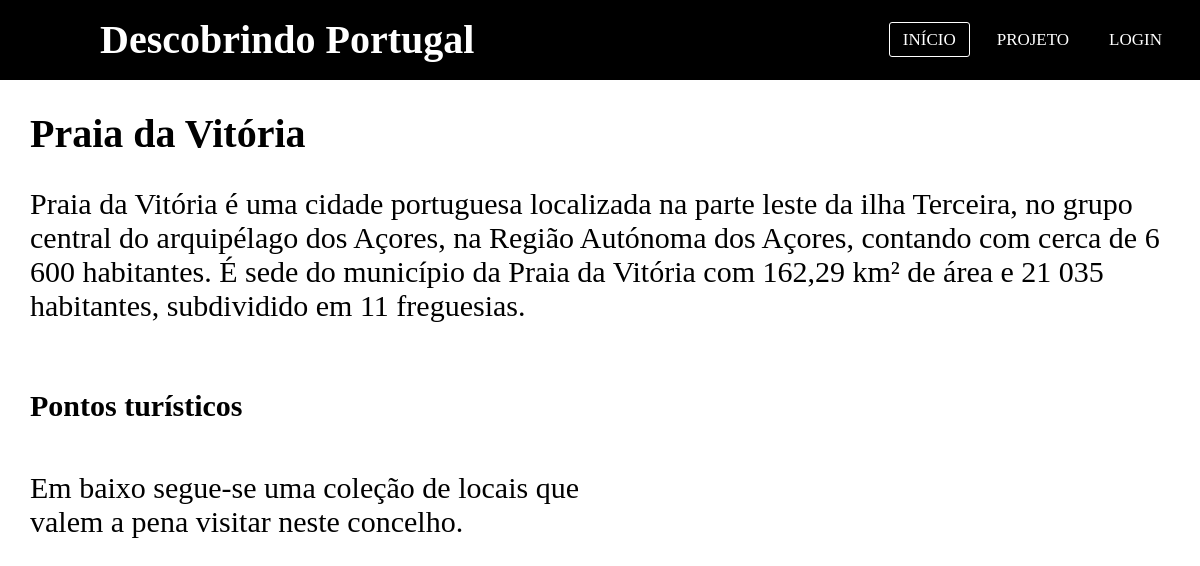
The page /distritos/acores/praia.php on the database its author committed.
### tables this page shows
CREATE TABLE `concelhos` (
  `id` int(11) NOT NULL,
  `distrito` varchar(50) NOT NULL,
  `concelho` varchar(50) NOT NULL,
  `descricao` text NOT NULL,
  `imagem` text NOT NULL,
  `modificado` timestamp NULL DEFAULT NULL
);

### distritos/acores/praia.php (the view, shortened to what this page needs)
<?php
require '../../cms/db_concelhos.php';
?>
<!DOCTYPE html>
<html>
<head>
    <link rel="stylesheet" href="../../includes/style.css">
    <link rel="stylesheet" href="../../includes/concelhos.css">
    <link rel="stylesheet" href="../locais.css">
</head>
<body>
  <?php include_once('../header4.php'); ?>
  <?php
  $rec = mysqli_query($db, "SELECT * FROM concelhos WHERE concelho='Praia da Vitória'");
  $record = mysqli_fetch_array($rec);
  ?>
  <div id="content">
    <h1> <?php echo $record['concelho']; ?> </h1>
    <p> <?php echo $record['descricao']; ?> </p><br><br>
    <div style="width: 100%;">
      <div class="imagens" style="float: right; width: 40%; height: 100%;">
        <img src="<?php echo $record['imagem']; ?>" alt="" width="100%">
      </div>
      <div class="concelhos" style="width: 50%; height: 100%; float: left;">
        <h2>Pontos turísticos</h2><br>
        <p>Em baixo segue-se uma coleção de locais que valem a pena visitar neste concelho.</p>
      </div>
    </div>
  </div>
</body>
</html>

### includes/style.css (style rules this page uses)
* { padding: 0; margin: 0; text-decoration: none; list-style: none; box-sizing: border-box; }
body { font-family }

### includes/concelhos.css (style rules this page uses)
html, body { min-height:100%; }
body { height:100vh; }
#content { height: 100%; }
h1 { font-size: 40px; padding: 30px 0px 0px 30px; }
h2 { font-size: 30px; padding: 30px 0px 0px 30px; }
p { font-size: 30px; padding: 30px 0px 0px 30px; }
img { padding: 40px 40px 0px 0px; }

### distritos/locais.css (style rules this page uses)
html, body { min-height:100%; }
body { height:100vh; }
#content { height: 100%; }

### rows shown on the page
concelhos: concelho "Praia da Vitória", descricao "Praia da Vitória é uma cidade portuguesa localizada na parte leste da ilha Terceira, no grupo central do arquipélago dos Açores, na Região Autónoma dos Açores, contando com cerca de 6 600 habitantes. É sede do município da Praia da Vitória com 162,29 km² de área e 21 035 habitantes, subdividido em 11 freguesias."
